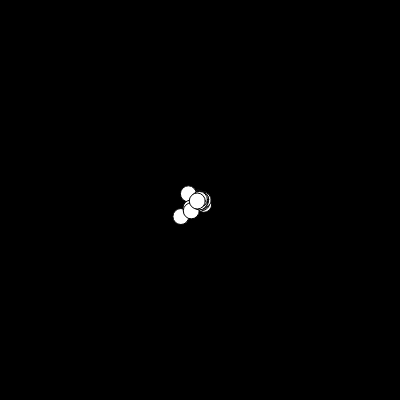
Frame 1 (no input)
Frame 60 (no input): identical to frame 1, image omitted
Frame 120 (the mouse pressed at the canvas centre since frame 60): identical to frame 1, image omitted

The p5.js sketch that drew this single still picture (run headless with seeded random() and noise() and a simulated clock; from frame 60 on, the mouse is pressed at the canvas centre):

// p5.js sketch
// ── sketch.js
// p5 requires two basic functions setup and draw for every project
// the setup and the loop that happens forever - the animation basis of p5
//

// create a variable star
// change star to stars to make it an array
let stars = []; 

function setup() {
    createCanvas(400, 400); 
    //2ND VERSION
    for (let i = 0; i < 50; i++) {
        stars[i] = createVector(random(-width, width), random(-height, height), random(10, width)); 
        }
    }
    // call star and set it equal to a vector with the createVector function
    // the createVector function will make an object that stores an x, y and z adds a 3d effect
    // since the circle is at 200, 200, create a vector where the position is at 200, 200 
    // then give it a z of zero to be flat in the middle 

    // to start editing for 2nd animation - moved over vector to the right changing from 200 - 300
    


//the draw function will be an infinite draw loop
function draw() {
    background(0); 
    fill(255); 
      // NOTE: p5 has the top left corner as 0, 0 (the 0, 0 spot)
      // 2ND VERSION - to get 0,0 to actually be at the center
      //use the translate() function to change the origin point
    translate(width / 2, height / 2); 
   
    //after setting up the circle with createVector function setup, use d for diameter to create
    // the placeholder variable for diameter
    //initially the diameter was set to 16 but what we want to do is create an illusion of 3D
    // if the z value is keeping track of a pretend number as if the circle is actually leaving the screen and coming towards me, the bigger it gets the closer it gets
    //to do that use the map() function - will take any given value that has some range to it
    
    // 2ND VERSION
    // instead of drawing the circle at x and y, make up an x value that will be the star's x value divided by the star's z value
    // the closer it's getting to the viewer
    // as it gets bigger its moving out and to the right
    // repeat with the y value
    //instead of drawing 1 circle, put a loop that -- for each star, 
    for (let star of stars){
    let x = star.x / star.z; 
    let y = star.y / star.z; 
    let d = 16; 
    // let d = map(star.z, 0, 400, 1, 10); // mapping the star's z value has a range between 0 and 400 and then the diameter when it's at zero will be just one
    //and then as it gets closer and closer to the viewer, it gets bigger (10)

    // call the new star variable with it's createVector function/value and placing this at x and y
    // circle(star.x, star.y, d); 
    // 2ND VERSION - instead of drawing the circle at the star's actual value - we'll use the previously created x and y variables
    circle(x, y, d); 
    }





    //after the previous set up, write some code that has just the z value increase - initial basic animation of circle just growing star.z +=10; 

    
    // star.z += 1; 


}


    // example circle(200, 200, 16);  200 x , 200 y and 16 diameter the circle is at the center since the canvas is 400 x 400
    // NOTE: p5 has the top left corner as 0, 0 (the 0, 0 spot)


     //the describe() function allows people with screen readers to hear a description of what's on the screen
    //describe('canvas with a black background'); 
